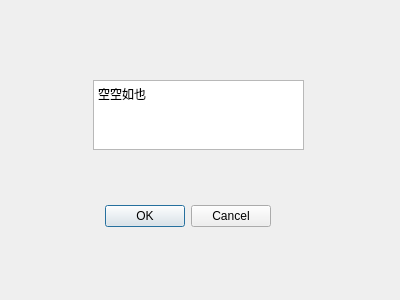
<?xml version="1.0" encoding="UTF-8"?>
<ui version="4.0">
 <class>changetabname</class>
 <widget class="QDialog" name="changetabname">
  <property name="geometry">
   <rect>
    <x>0</x>
    <y>0</y>
    <width>400</width>
    <height>300</height>
   </rect>
  </property>
  <property name="windowTitle">
   <string>Dialog</string>
  </property>
  <widget class="QDialogButtonBox" name="buttonBox">
   <property name="geometry">
    <rect>
     <x>100</x>
     <y>200</y>
     <width>171</width>
     <height>32</height>
    </rect>
   </property>
   <property name="orientation">
    <enum>Qt::Orientation::Horizontal</enum>
   </property>
   <property name="standardButtons">
    <set>QDialogButtonBox::StandardButton::Cancel|QDialogButtonBox::StandardButton::Ok</set>
   </property>
  </widget>
  <widget class="QTextEdit" name="tabnametextEdit">
   <property name="geometry">
    <rect>
     <x>93</x>
     <y>80</y>
     <width>211</width>
     <height>70</height>
    </rect>
   </property>
   <property name="html">
    <string>&lt;!DOCTYPE HTML PUBLIC &quot;-//W3C//DTD HTML 4.0//EN&quot; &quot;http://www.w3.org/TR/REC-html40/strict.dtd&quot;&gt;
&lt;html&gt;&lt;head&gt;&lt;meta name=&quot;qrichtext&quot; content=&quot;1&quot; /&gt;&lt;meta charset=&quot;utf-8&quot; /&gt;&lt;style type=&quot;text/css&quot;&gt;
p, li { white-space: pre-wrap; }
hr { height: 1px; border-width: 0; }
li.unchecked::marker { content: &quot;\2610&quot;; }
li.checked::marker { content: &quot;\2612&quot;; }
&lt;/style&gt;&lt;/head&gt;&lt;body style=&quot; font-family:'Microsoft YaHei UI'; font-size:9pt; font-weight:400; font-style:normal;&quot;&gt;
&lt;p style=&quot; margin-top:0px; margin-bottom:0px; margin-left:0px; margin-right:0px; -qt-block-indent:0; text-indent:0px;&quot;&gt;空空如也&lt;/p&gt;&lt;/body&gt;&lt;/html&gt;</string>
   </property>
  </widget>
 </widget>
 <resources/>
 <connections>
  <connection>
   <sender>buttonBox</sender>
   <signal>accepted()</signal>
   <receiver>changetabname</receiver>
   <slot>accept()</slot>
   <hints>
    <hint type="sourcelabel">
     <x>248</x>
     <y>254</y>
    </hint>
    <hint type="destinationlabel">
     <x>157</x>
     <y>274</y>
    </hint>
   </hints>
  </connection>
  <connection>
   <sender>buttonBox</sender>
   <signal>rejected()</signal>
   <receiver>changetabname</receiver>
   <slot>reject()</slot>
   <hints>
    <hint type="sourcelabel">
     <x>316</x>
     <y>260</y>
    </hint>
    <hint type="destinationlabel">
     <x>286</x>
     <y>274</y>
    </hint>
   </hints>
  </connection>
 </connections>
</ui>
